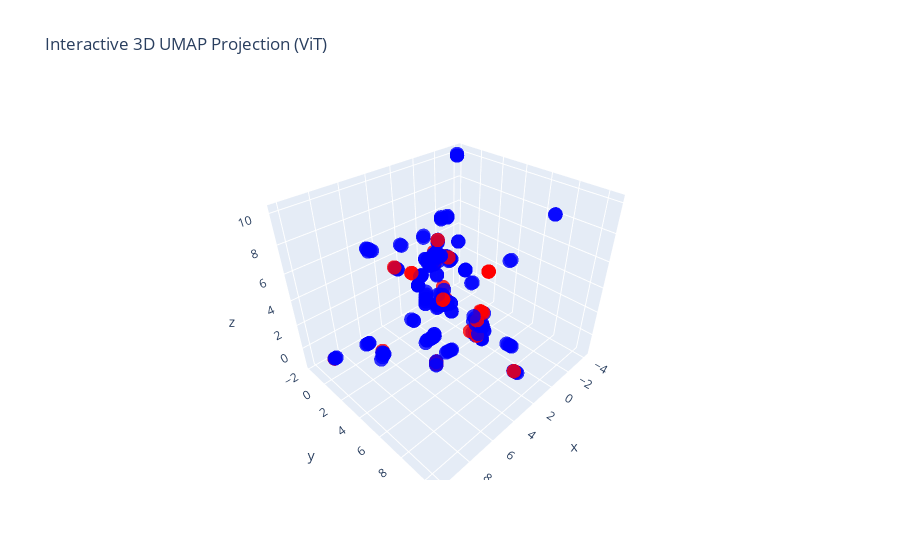

The code cell stored with this chart in its notebook:
### Code cell
fig = go.Figure(data=[go.Scatter3d(
    x=results_vit[:, 0], y=results_vit[:, 1], z=results_vit[:, 2],
    mode='markers',
    marker=dict(size=5, color=colors_vit, opacity=0.8)
)])

fig.update_layout(
    title="Interactive 3D UMAP Projection (ViT)",
)

fig.show()

### Figure 1 — Plotly figure (JSON) as saved in the notebook; plotly's stock layout.template omitted (floating-point values rounded to 4 significant figures; data arrays with more than 128 entries replaced by an {"elided": "..."} marker saying what was removed)
{"data": [{"marker": {"color": {"elided": "244 str values"}, "opacity": 0.8, "size": 5}, "mode": "markers", "type": "scatter3d", "x": {"elided": "244 float values"}, "y": {"elided": "244 float values"}, "z": {"elided": "244 float values"}}], "layout": {"title": {"text": "Interactive 3D UMAP Projection (ViT)"}}}
